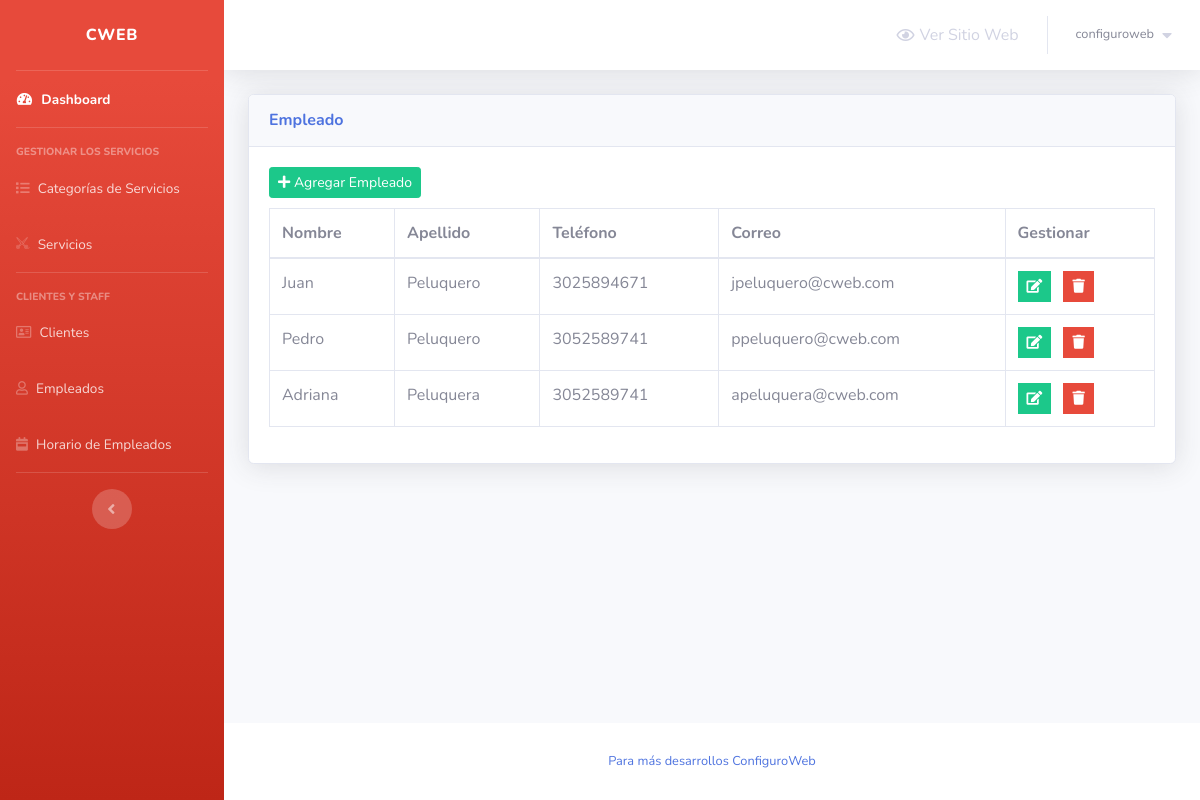
The app's page /admin/employees.php (signed in) with its own data.
### tables this page shows
CREATE TABLE `employees` (
  `employee_id` int(2) NOT NULL,
  `first_name` varchar(20) NOT NULL,
  `last_name` varchar(20) NOT NULL,
  `phone_number` varchar(30) NOT NULL,
  `email` varchar(50) NOT NULL
);

### admin/employees.php (the view, shortened to what this page needs)
<?php
include 'connect.php';
include 'Includes/templates/header.php';
if (isset($_SESSION['username_barbershop_Xw211qAAsq4']) && isset($_SESSION['password_barbershop_Xw211qAAsq4'])) {
?>
    <div class="container-fluid">
        <?php
        $do = '';
        if (isset($_GET['do']) && in_array($_GET['do'], array('Add', 'Edit'))) {
            $do = htmlspecialchars($_GET['do']);
        } else {
            $do = 'Manage';
        }
        if ($do == 'Manage') {
            $stmt = $con->prepare("SELECT * FROM employees");
            $stmt->execute();
            $rows_employees = $stmt->fetchAll();
        ?>
            <div class="card shadow mb-4">
                <div class="card-header py-3">
                    <h6 class="m-0 font-weight-bold text-primary">Empleado</h6>
                </div>
                <div class="card-body">
                    <a href="employees.php?do=Add" class="btn btn-success btn-sm" style="margin-bottom: 10px;">
                        <i class="fa fa-plus"></i>
                        Agregar Empleado
                    </a>
                    <div class="table-responsive">
                        <table class="table table-bordered">
                            <thead>
                                <tr>
                                    <th scope="col">Nombre</th>
                                    <th scope="col">Apellido</th>
                                    <th scope="col">Teléfono</th>
                                    <th scope="col">Correo</th>
                                    <th scope="col">Gestionar</th>
                                </tr>
                            </thead>
                            <tbody>
                                <?php
                                foreach ($rows_employees as $employee) {
                                    echo "<tr>";
                                    echo "<td>";
                                    echo $employee['first_name'];
                                    echo "</td>";
                                    echo "<td>";
                                    echo $employee['last_name'];
                                    echo "</td>";
                                    echo "<td>";
                                    echo $employee['phone_number'];
                                    echo "</td>";
                                    echo "<td>";
                                    echo $employee['email'];
                                    echo "</td>";
                                    echo "<td>";
                                    $delete_data = "delete_employee_" . $employee["employee_id"];
                                ?>
                                    <ul class="list-inline m-0">
                                        <li class="list-inline-item" data-toggle="tooltip" title="Editar">
                                            <button class="btn btn-success btn-sm rounded-0">
                                                <a href="employees.php?do=Edit&employee_id=<?php echo $employee['employee_id']; ?>" style="color: white;">
                                                    <i class="fa fa-edit"></i>
                                                </a>
                                            </button>
                                        </li>
                                        <li class="list-inline-item" data-toggle="tooltip" title="Eliminar">
                                            <button class="btn btn-danger btn-sm rounded-0" type="button" data-toggle="modal" data-target="#<?php echo $delete_data; ?>" data-placement="top"><i class="fa fa-trash"></i></button>
                                        </li>
                                    </ul>
                                <?php
                                    echo "</td>";
                                    echo "</tr>";
                                }
                                ?>
                            </tbody>
                        </table>
                    </div>
                </div>
            </div>
            <?php
        }
        ?>
    </div>
<?php
    include 'Includes/templates/footer.php';
} else {
    header('Location: login.php');
    exit();
}
?>

### records on screen
employees: first_name "Juan", last_name "Peluquero", phone_number "3025894671", email "jpeluquero@cweb.com"
employees: first_name "Pedro", last_name "Peluquero", phone_number "3052589741", email "ppeluquero@cweb.com"
employees: first_name "Adriana", last_name "Peluquera", phone_number "3052589741", email "apeluquera@cweb.com"

### other values on screen
$_SESSION['username_barbershop_Xw211qAAsq4'] "configuroweb"
